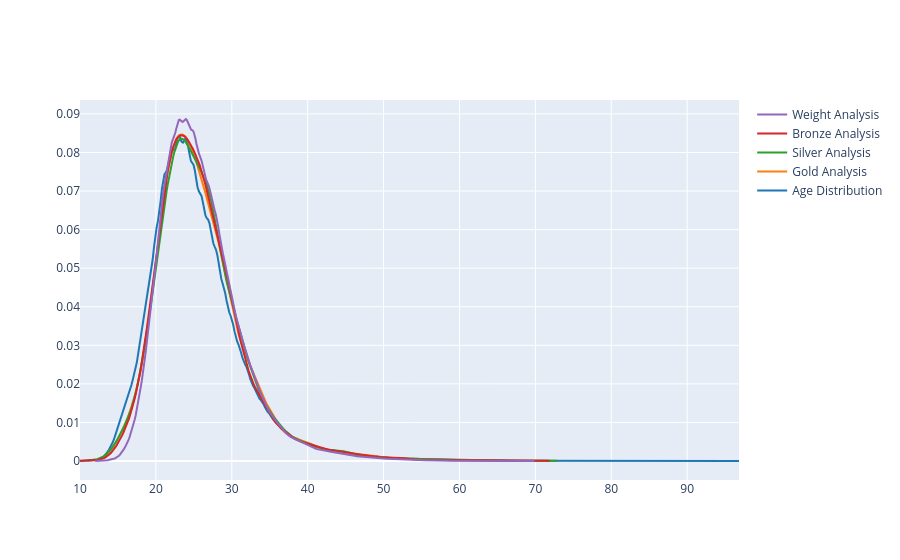

Here is the notebook cell this chart was saved with:
### Code cell
age_data = final_df.drop_duplicates(subset=["Name","region"])["Age"].dropna()
gold_age_wise = final_df[final_df["Medal"] == "Gold"]["Age"].dropna()
silver_age_wise = final_df[final_df["Medal"] == "Silver"]["Age"].dropna()
bronze_age_wise = final_df[final_df["Medal"] == "Bronze"]["Age"].dropna()
weight_data = final_df[final_df["Weight"] > 70 ]["Age"].dropna()
fig2 = ff.create_distplot(
[age_data,gold_age_wise,silver_age_wise,bronze_age_wise,weight_data],                  # ✅ list of arrays
['Age Distribution','Gold Analysis','Silver Analysis','Bronze Analysis','Weight Analysis'],
show_hist=False,
show_rug=False
)
fig2.show()

### Figure 1 — Plotly figure (JSON) as saved in the notebook; plotly's stock layout.template omitted (floating-point values rounded to 4 significant figures; data arrays with more than 128 entries replaced by an {"elided": "..."} marker saying what was removed)
{"data": [{"legendgroup": "Age Distribution", "marker": {"color": "rgb(31, 119, 180)"}, "mode": "lines", "name": "Age Distribution", "showlegend": true, "type": "scatter", "x": {"elided": "500 float values"}, "xaxis": "x", "y": {"elided": "500 float values"}, "yaxis": "y"}, {"legendgroup": "Gold Analysis", "marker": {"color": "rgb(255, 127, 14)"}, "mode": "lines", "name": "Gold Analysis", "showlegend": true, "type": "scatter", "x": {"elided": "500 float values"}, "xaxis": "x", "y": {"elided": "500 float values"}, "yaxis": "y"}, {"legendgroup": "Silver Analysis", "marker": {"color": "rgb(44, 160, 44)"}, "mode": "lines", "name": "Silver Analysis", "showlegend": true, "type": "scatter", "x": {"elided": "500 float values"}, "xaxis": "x", "y": {"elided": "500 float values"}, "yaxis": "y"}, {"legendgroup": "Bronze Analysis", "marker": {"color": "rgb(214, 39, 40)"}, "mode": "lines", "name": "Bronze Analysis", "showlegend": true, "type": "scatter", "x": {"elided": "500 float values"}, "xaxis": "x", "y": {"elided": "500 float values"}, "yaxis": "y"}, {"legendgroup": "Weight Analysis", "marker": {"color": "rgb(148, 103, 189)"}, "mode": "lines", "name": "Weight Analysis", "showlegend": true, "type": "scatter", "x": {"elided": "500 float values"}, "xaxis": "x", "y": {"elided": "500 float values"}, "yaxis": "y"}], "layout": {"barmode": "overlay", "hovermode": "closest", "legend": {"traceorder": "reversed"}, "xaxis": {"anchor": "y2", "domain": [0, 1], "zeroline": false}, "yaxis": {"anchor": "free", "domain": [0, 1], "position": 0}}}
